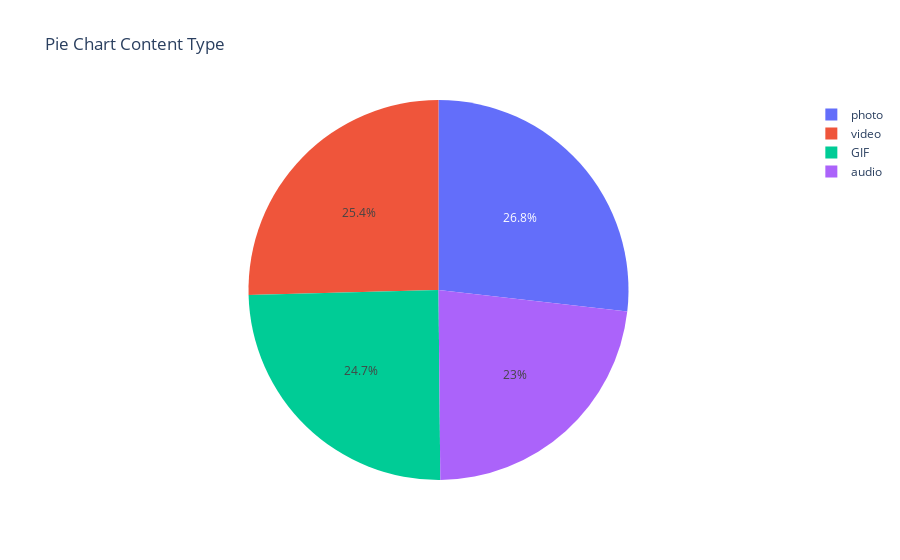

Here is the notebook cell this chart was saved with:
### Code cell
labels = data['content_type'].value_counts().index
values = data['content_type'].value_counts().values
fig = go.Figure(data=[go.Pie(labels=labels, values=values)])

# Set layout properties 
fig.update_layout(title='Pie Chart Content Type')

# Show the plot
fig.show()

### Figure 1 — Plotly figure (JSON) as saved in the notebook; plotly's stock layout.template omitted (floating-point values rounded to 4 significant figures)
{"data": [{"labels": ["photo", "video", "GIF", "audio"], "type": "pie", "values": [6589, 6245, 6079, 5660]}], "layout": {"title": {"text": "Pie Chart Content Type"}}}
